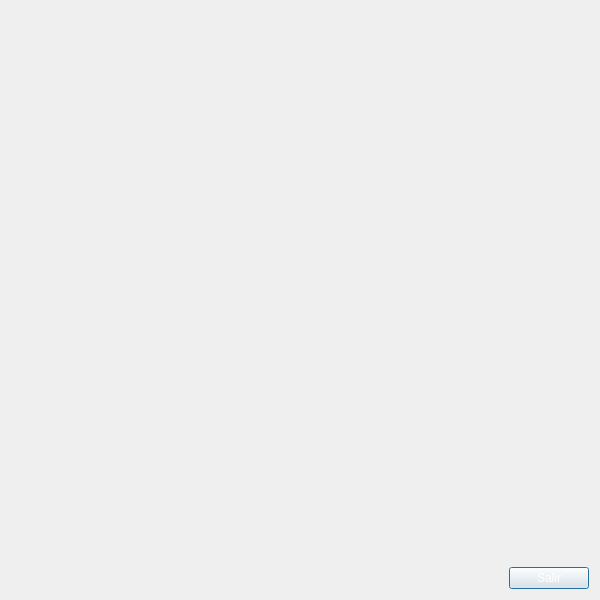
<?xml version="1.0" encoding="UTF-8"?>
<ui version="4.0">
 <class>Dialog</class>
 <widget class="QDialog" name="Dialog">
  <property name="geometry">
   <rect>
    <x>0</x>
    <y>0</y>
    <width>600</width>
    <height>600</height>
   </rect>
  </property>
  <property name="windowTitle">
   <string>Curva de Henon</string>
  </property>
  <property name="styleSheet">
   <string notr="true">background-image: url(:/fondo.jpg);</string>
  </property>
  <layout class="QGridLayout" name="gridLayout">
   <item row="0" column="2">
    <spacer name="verticalSpacer">
     <property name="orientation">
      <enum>Qt::Vertical</enum>
     </property>
     <property name="sizeHint" stdset="0">
      <size>
       <width>20</width>
       <height>550</height>
      </size>
     </property>
    </spacer>
   </item>
   <item row="1" column="0">
    <spacer name="horizontalSpacer">
     <property name="orientation">
      <enum>Qt::Horizontal</enum>
     </property>
     <property name="sizeHint" stdset="0">
      <size>
       <width>493</width>
       <height>20</height>
      </size>
     </property>
    </spacer>
   </item>
   <item row="1" column="1" colspan="2">
    <widget class="QPushButton" name="pushButton">
     <property name="styleSheet">
      <string notr="true">color: rgb(255, 255, 255);</string>
     </property>
     <property name="text">
      <string>Salir</string>
     </property>
    </widget>
   </item>
  </layout>
 </widget>
 <resources/>
 <connections/>
</ui>
